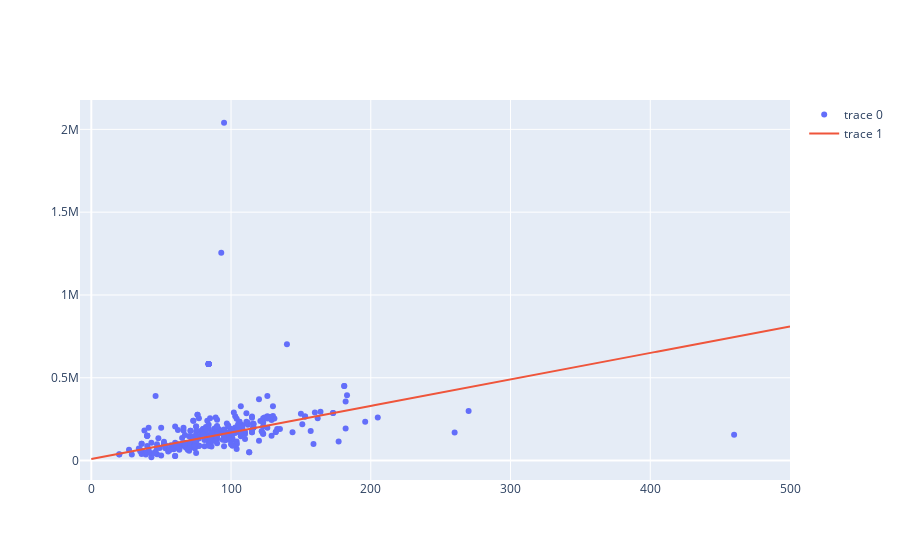

The cell this chart's notebook holds for it:
### Code cell
import plotly.graph_objects as go

fig = go.Figure()

fig.add_trace(go.Scatter(
    x=refinedData["Surface reelle bati"][:300],
    y=refinedData["Valeur fonciere"][:300],
    mode='markers'
))

def f(x):
    return 1600 * x + 10000

x = np.linspace(0, 500, 300)
y = np.vectorize(f)(x)

print(x[:3])
print(y[:3])

fig.add_trace(go.Scatter(
    x=x,
    y=y,
    mode='lines'
))

fig.show()

### Figure 1 — Plotly figure (JSON) as saved in the notebook; plotly's stock layout.template omitted (floating-point values rounded to 4 significant figures; data arrays with more than 128 entries replaced by an {"elided": "..."} marker saying what was removed)
{"data": [{"mode": "markers", "type": "scatter", "x": {"elided": "300 int values"}, "y": {"elided": "300 float values"}}, {"mode": "lines", "type": "scatter", "x": {"elided": "300 float values"}, "y": {"elided": "300 float values"}}], "layout": {}}
